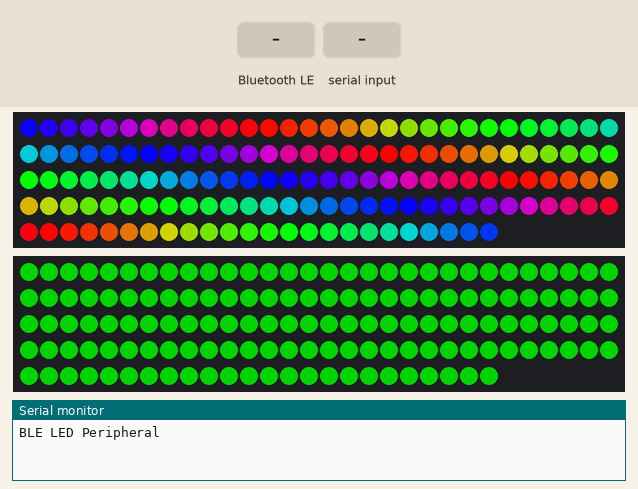
A program run on a simulated ESP32. Shown: 2 × 144 RGB LEDs in strip order, left to right, continuing on the next row, the last lines printed to the serial monitor. Inputs (shaded band) come from the test bench. Dim RGB values are drawn brighter than linear; nothing arrives over Bluetooth unless stated; a phone connects over Bluetooth LE 3 s after start.

Above: at 0.17 s.
At 3.8 s:
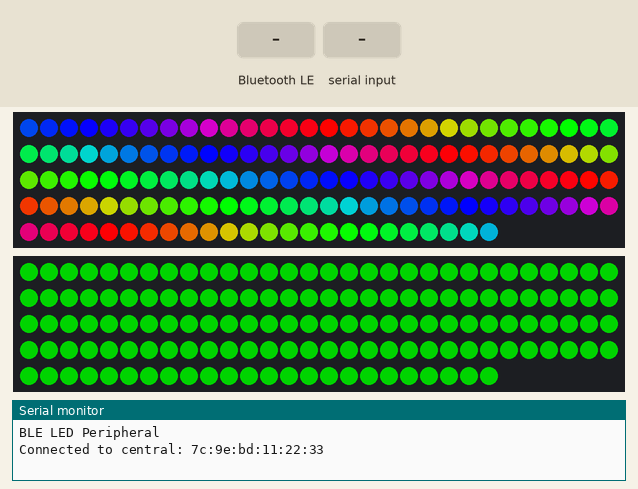
3.9 s: Bluetooth LE write "1" received
At 5.1 s:
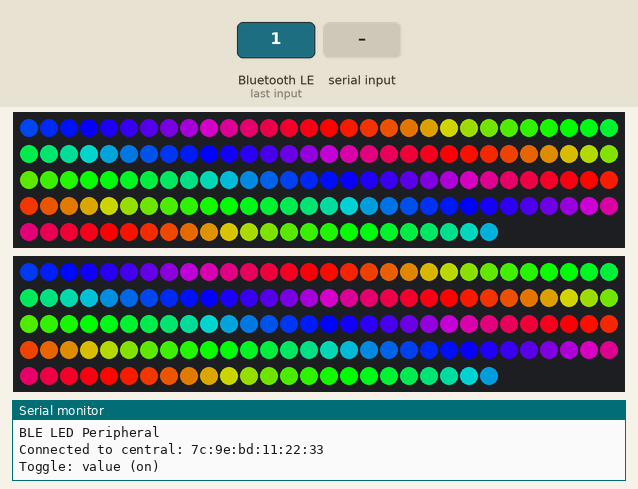
5.4 s: Bluetooth LE write "1" received
6.9 s: "1" received over Serial
9.4 s: Bluetooth LE write "0" received
Timing chart, 0 to 11.9 s (numbered marks = the images above; inputs shaded):
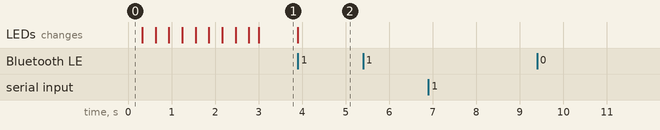

Measured:
- after the input at 3.9 s, the LEDs: change at once (image 2)

The program:

main.cpp
```cpp
#include "main.hpp"

void setup()
{
  Serial.begin(115200);
  while (!Serial)
    ;

  // begin initialization
  if (!BLE.begin())
  {
    Serial.println("starting Bluetooth® Low Energy module failed!");
    while (1)
      ;
  }

  // set advertised local name and service UUID:
  BLE.setLocalName("LED Control");
  BLE.setAdvertisedService(Service);

  // add the characteristic to the service
  BLEDescriptor desc("2901", "Enabled Status");
  ToggleChara.addDescriptor(desc);
  Service.addCharacteristic(ToggleChara);
  Service.addCharacteristic(ModeChara);

  // add service
  BLE.addService(Service);

  // set the initial value for the characeristic:
  ToggleChara.writeValue(0);
  ModeChara.writeValue(0);

  // start advertising
  BLE.advertise();

  Serial.println("BLE LED Peripheral");
}

void ToggleValue(byte value)
{
  Serial.print("value ");
  if (value)
  {
    Serial.println("(on)");
    //LEDs[0] = CRGB::White;
  }
  else
  {
    Serial.println("(off)");
    //LEDs[0] = CRGB::Black;
  }
  FastLED.show();
}

void loop()
{
  // listen for Bluetooth® Low Energy peripherals to connect:
  BLEDevice central = BLE.central();

  // if a central is connected to peripheral:
  if (central)
  {
    Serial.print("Connected to central: ");
    // print the central's MAC address:
    Serial.println(central.address());

    // while the central is still connected to peripheral:
    while (central.connected())
    {
      // if the remote device wrote to the characteristic,
      // use the value to control the LED:
      if (ToggleChara.written())
      {
        Serial.print("Toggle: ");
        ToggleValue(ToggleChara.value());
      }

      if (ModeChara.written())
      {
        Serial.print("Mode: ");
        Serial.println(ModeChara.value());
      }

      if (Serial.available())
      {
        byte buffer[32] = {};
        Serial.readBytes(buffer, 32);
        byte v = buffer[0];
        ToggleChara.writeValue(v);
        ToggleValue(v);
      }
    }

    // when the central disconnects, print it out:
    Serial.print(F("Disconnected from central: "));
    Serial.println(central.address());
  }


  LEDs_A.Update();
  LEDs_B.Update();
}
```

main.hpp
```cpp
#ifndef MAIN_HPP
#define MAIN_HPP

#include <Arduino.h>
#include <ArduinoBLE.h>
#include "LEDHandler.hpp"

bool Running = false;

LEDHandler<12> LEDs_A(144);
LEDHandler<14> LEDs_B(144);

BLEService Service("19B10000-E8F2-537E-4F6C-D104768A1214"); // Bluetooth® Low Energy LED Service

// Bluetooth® Low Energy LED Switch Characteristic - custom 128-bit UUID, read and writable by central
BLEByteCharacteristic ToggleChara("19B10001-E8F2-537E-4F6C-D104768A1214", BLERead | BLEWrite | BLENotify | BLEIndicate);
BLEByteCharacteristic ModeChara("d02a2828-2b77-4685-89f0-2b9f0ba38da5", BLERead | BLEWrite);


#endif
```
